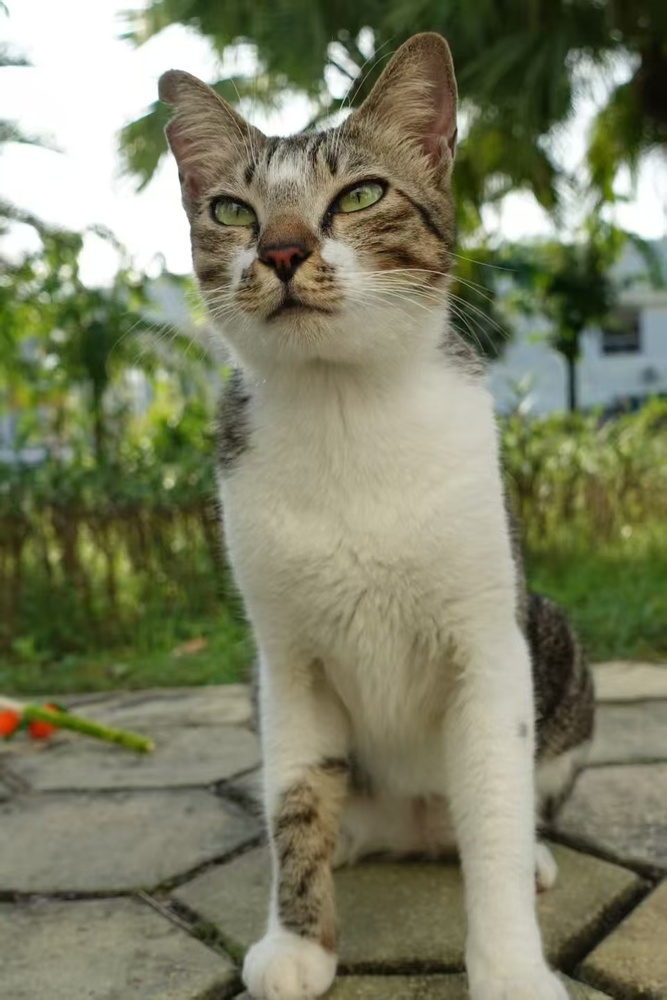
//> input picture lab report2/test.shoutao.jpg, 667 x 1000 px, shrunk from 960 x 1440 before the run
$ ./main   (built with g++ and OpenCV 4)
//> lines starting //> are read from the running program, lines starting //| are printed output that depends on the picture
#include <opencv2/opencv.hpp>
#include <iostream>
#include <string>

int main() {
    // 测试图片路径
    std::string imagePath = "/mnt/c/Users/Lenovo/Pictures/Camera Roll/test.shoutao.jpg";
    // 任务1：使用OpenCV读取一张测试图片
    cv::Mat image = cv::imread(imagePath);
//> image is the input picture: 1000 rows x 667 cols, CV_8UC3; mean B, G, R 101, 128, 125.7

    // 检查图片是否成功读取
    if (image.empty()) {
        std::cout << "错误：无法读取图片！请检查路径：" << imagePath << std::endl;
        std::cout << "提示：请确保文件存在且路径正确。" << std::endl;
        return -1;
    }

    // 任务2：输出图像基本信息
    std::cout << "========== 图像基本信息 ==========" << std::endl;
    std::cout << "图像宽度 (Width): " << image.cols << " 像素" << std::endl;
//| 图像宽度 (Width): 667 像素
    std::cout << "图像高度 (Height): " << image.rows << " 像素" << std::endl;
//| 图像高度 (Height): 1000 像素
    std::cout << "图像通道数 (Channels): " << image.channels() << std::endl;
//| 图像通道数 (Channels): 3
    std::cout << "图像数据类型: ";

    // 输出数据类型
    switch (image.type()) {
        case CV_8UC1: std::cout << "CV_8UC1 (8位无符号单通道)"; break;
        case CV_8UC3: std::cout << "CV_8UC3 (8位无符号三通道)"; break;
        case CV_8UC4: std::cout << "CV_8UC4 (8位无符号四通道)"; break;
        case CV_16UC1: std::cout << "CV_16UC1 (16位无符号单通道)"; break;
        case CV_16UC3: std::cout << "CV_16UC3 (16位无符号三通道)"; break;
        case CV_32FC1: std::cout << "CV_32FC1 (32位浮点单通道)"; break;
        case CV_32FC3: std::cout << "CV_32FC3 (32位浮点三通道)"; break;
        default: std::cout << "其他类型 (type: " << image.type() << ")"; break;
    }
    std::cout << std::endl;
    std::cout << "总像素数: " << image.total() << std::endl;
//| 总像素数: 667000
    std::cout << "图像大小: " << image.total() * image.elemSize() << " 字节" << std::endl;
//| 图像大小: 2001000 字节
    std::cout << "===================================" << std::endl;

    // 任务3：显示原图
    cv::namedWindow("原图", cv::WINDOW_NORMAL);
    cv::imshow("原图", image);
    std::cout << "正在显示原图，按任意键继续..." << std::endl;
    cv::waitKey(0);

    // 任务4：转换为灰度图
    cv::Mat grayImage;
    if (image.channels() == 3) {
        cv::cvtColor(image, grayImage, cv::COLOR_BGR2GRAY);
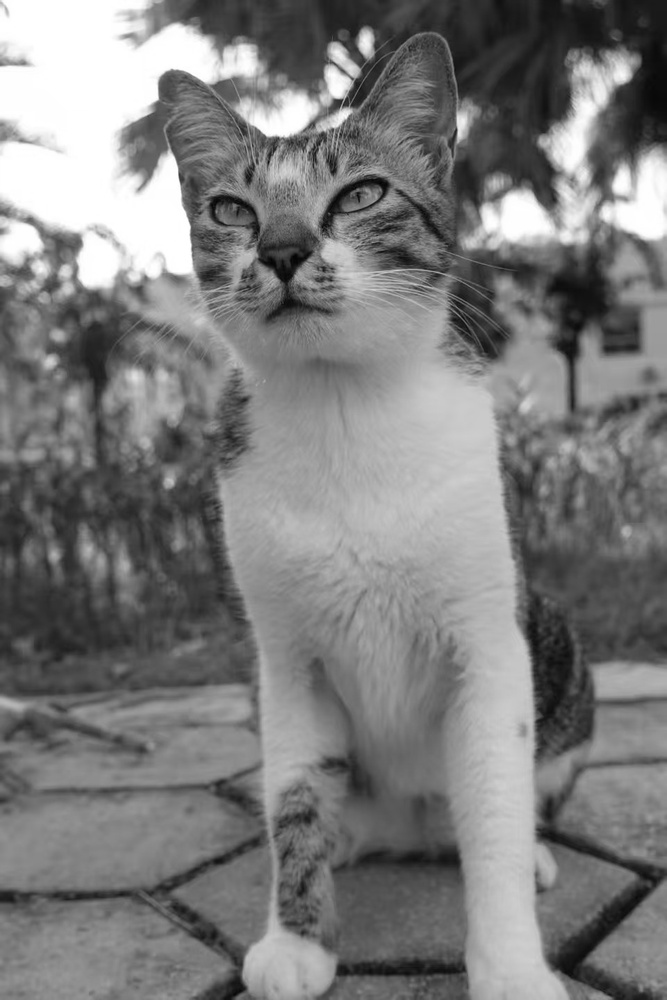
//> grayImage: 1000 rows x 667 cols, CV_8UC1; min 2, max 255, mean 124.2
        std::cout << "已将彩色图转换为灰度图" << std::endl;
    } else if (image.channels() == 1) {
        grayImage = image.clone();
        std::cout << "图片已是灰度图" << std::endl;
    } else {
        std::cout << "图片通道数不是1或3，无法直接转换为灰度图" << std::endl;
        grayImage = image.clone();
    }

    // 显示灰度图
    cv::namedWindow("灰度图", cv::WINDOW_NORMAL);
    cv::imshow("灰度图", grayImage);
    std::cout << "正在显示灰度图，按任意键继续..." << std::endl;
    cv::waitKey(0);

    // 任务5：保存处理结果
    std::string savePath = "C:\\Users\\Lenovo\\Pictures\\Camera Roll\\test.shoutao_gray.jpg";
    bool success = cv::imwrite(savePath, grayImage);
    if (success) {
        std::cout << "灰度图已保存至: " << savePath << std::endl;
    } else {
        // 如果原路径保存失败，尝试保存到当前目录
        savePath = "gray_image.jpg";
        success = cv::imwrite(savePath, grayImage);
        if (success) {
            std::cout << "灰度图已保存至当前目录: " << savePath << std::endl;
        } else {
            std::cout << "保存失败！请检查目录权限。" << std::endl;
        }
    }

    // 任务6：使用NumPy做一个简单操作
    std::cout << "\n========== NumPy风格操作 ==========" << std::endl;

    // 操作1：输出某个像素值
    int centerX = image.cols / 2;
//> centerX = 333
    int centerY = image.rows / 2;
//> centerY = 500
    if (image.channels() == 3) {
        cv::Vec3b pixel = image.at<cv::Vec3b>(centerY, centerX);
//> pixel = [143, 172, 177]
        std::cout << "中心点 (" << centerX << ", " << centerY << ") 的像素值 (BGR): "
                  << (int)pixel[0] << ", " << (int)pixel[1] << ", " << (int)pixel[2] << std::endl;
//| 中心点 (333, 500) 的像素值 (BGR): 143, 172, 177
    } else if (image.channels() == 1) {
        uchar pixel = image.at<uchar>(centerY, centerX);
        std::cout << "中心点 (" << centerX << ", " << centerY << ") 的像素值: "
                  << (int)pixel << std::endl;
    }

    // 操作2：裁剪图像左上角一块区域（300x300像素）
    int cropWidth = std::min(300, image.cols);
//> cropWidth = 300
    int cropHeight = std::min(300, image.rows);
//> cropHeight = 300
    cv::Rect cropRegion(0, 0, cropWidth, cropHeight);
//> cropRegion = Rect(0, 0, 300, 300)
    cv::Mat croppedImage = image(cropRegion);
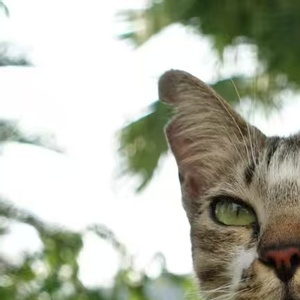
//> croppedImage: 300 rows x 300 cols, CV_8UC3; mean B, G, R 168.6, 182.7, 180.3

    // 显示裁剪区域
    cv::namedWindow("裁剪区域 (左上角)", cv::WINDOW_NORMAL);
    cv::imshow("裁剪区域 (左上角)", croppedImage);

    // 保存裁剪区域
    std::string cropSavePath = "cropped_region.jpg";
    cv::imwrite(cropSavePath, croppedImage);
    std::cout << "裁剪区域 (" << cropWidth << "x" << cropHeight << " 像素) 已保存至: "
              << cropSavePath << std::endl;
//| 裁剪区域 (300x300 像素) 已保存至: cropped_region.jpg

    // 操作3：图像像素值统计（类似NumPy的统计操作）
    cv::Scalar mean, stddev;
    cv::meanStdDev(grayImage, mean, stddev);
//> mean = Scalar(124.2); stddev = Scalar(57.1)
    std::cout << "灰度图统计信息:" << std::endl;
    std::cout << "  均值: " << mean[0] << std::endl;
//|   均值: 124.212
    std::cout << "  标准差: " << stddev[0] << std::endl;
//|   标准差: 57.101

    std::cout << "===================================" << std::endl;

    // 显示裁剪区域
    std::cout << "\n正在显示裁剪区域，按任意键退出..." << std::endl;
    cv::waitKey(0);

    // 关闭所有窗口
    cv::destroyAllWindows();

    std::cout << "\n程序执行完成！" << std::endl;

    return 0;
}
